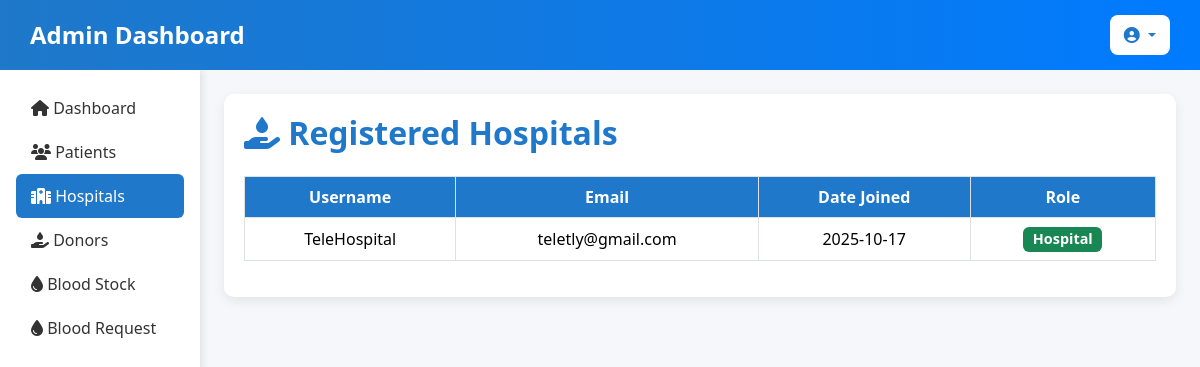
The page /hospitals/ on the database as committed earlier.
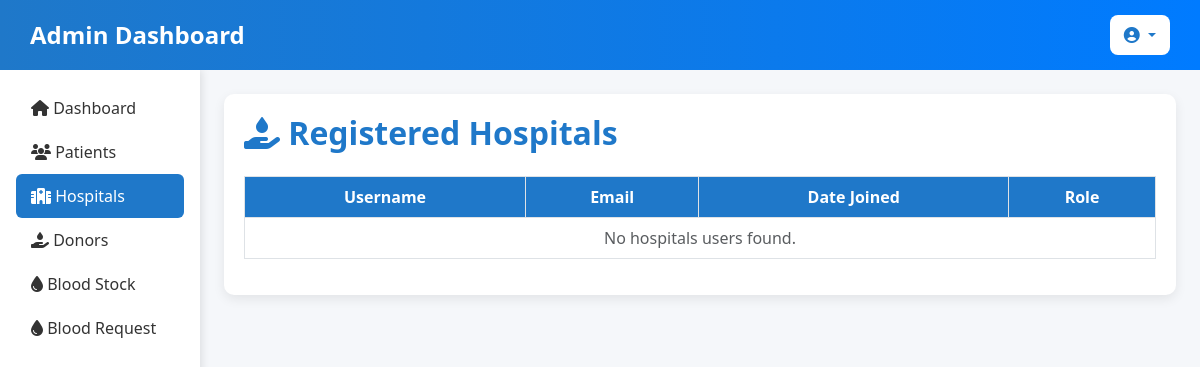
The same page on the database as committed later.
### blood_bank_app/models.py (models this page shows, shortened)
class Credential(models.Model):
    ROLE_CHOICES = [
        ('Donor','Donor'),
        ('Patient','Patient'),
        ('Hospital','Hospital'),
        ('admin', 'Admin'),
    ]
    role = models.CharField(max_length=10,choices=ROLE_CHOICES,default='Donor')
    user = models.OneToOneField(User, on_delete=models.CASCADE, related_name='credential')

### blood_bank_app/views.py (the view)
# urls.py: path('hospitals/', views.admin_hospitals, name='admin_hospitals'),
def admin_hospitals(request):
    hospitals = Credential.objects.filter(role='Hospital').select_related('user')
    return render(request, 'admin/admin_hospitals.html', {'hospitals': hospitals})

### blood_bank_app/templates/admin/admin_hospitals.html (shortened to what this page needs)
<!DOCTYPE html>
<html lang="en">
<head>
    <link rel="stylesheet" href="https://cdnjs.cloudflare.com/ajax/libs/font-awesome/6.4.2/css/all.min.css">
    <link href="https://cdn.jsdelivr.net/npm/bootstrap@5.3.3/dist/css/bootstrap.min.css" rel="stylesheet">
</head>
<body>
     <nav class="navbar d-flex justify-content-between align-items-center">
        <h1 class="text-white mb-0">Admin Dashboard</h1>
        <div class="dropdown">
            <button class="btn btn-light dropdown-toggle" type="button" id="adminDropdown" data-bs-toggle="dropdown" aria-expanded="false">
                <i class="fa-solid fa-user-circle"></i> {{ request.user.username }}
            </button>
        </div>
    </nav>
    <div class="container-fluid">
        <div class="row">
            <div class="col-md-2 p-3 sidebar">
                <nav class="nav flex-column">
                    <a class="nav-link" href="{% url 'dashboard' %}">
                        <i class="fa-solid fa-home"></i> Dashboard
                    </a>
                    <a class="nav-link" href="{% url 'admin_patients' %}">
                        <i class="fa-solid fa-users"></i> Patients
                    </a>
                    <a class="nav-link active" href="{% url 'admin_hospitals' %}">
                        <i class="fa-solid fa-hospital"></i> Hospitals
                    </a>
                    <a class="nav-link" href="{% url 'admin_donors' %}">
                        <i class="fa-solid fa-hand-holding-droplet"></i> Donors
                    </a>
                    <a class="nav-link" href="{% url 'blood_stock_list' %}">
                        <i class="fa-solid fa-droplet"></i> Blood Stock
                    </a>
                    <a class="nav-link" href="{% url 'admin_blood_request' %}">
                        <i class="fa-solid fa-droplet"></i> Blood Request
                    </a>
                </nav>
            </div>
            <div class="col-md-10 p-4">
                <div class="card-dashboard">
                    <div class="d-flex justify-content-between align-items-center mb-4">
                        <h2 class="mb-0"><i class="fa-solid fa-hand-holding-droplet"></i> Registered Hospitals</h2>
                    </div>
                    <div class="table-responsive">
                        <table class="table table-bordered table-hover align-middle">
                            <thead>
                                <tr>
                                    <th>Username</th>
                                    <th>Email</th>
                                    <th>Date Joined</th>
                                    <th>Role</th>
                                </tr>
                            </thead>
                            <tbody>
                                {% for hospital in hospitals %}
                                <tr>
                                    <td>{{ hospital.user.username }}</td>
                                    <td>{{ hospital.user.email }}</td>
                                    <td>{{ hospital.user.date_joined|date:"Y-m-d" }}</td>
                                    <td><span class="badge bg-success">{{ hospital.role }}</span></td>
                                </tr>
                                {% empty %}
                                <tr>
                                    <td colspan="4" class="text-center text-muted">No hospitals users found.</td>
                                </tr>
                                {% endfor %}
                            </tbody>
                        </table>
                    </div>
                </div>
            </div>
        </div>
    </div>
</body>
</html>

Rows that differ between the two databases and show on the page:
removed Credential: user.username "TeleHospital", user.email "teletly@gmail.com", user.date_joined "2025-10-17", role "Hospital"
Other text that changed with them:
text now shown: "No hospitals users found."
